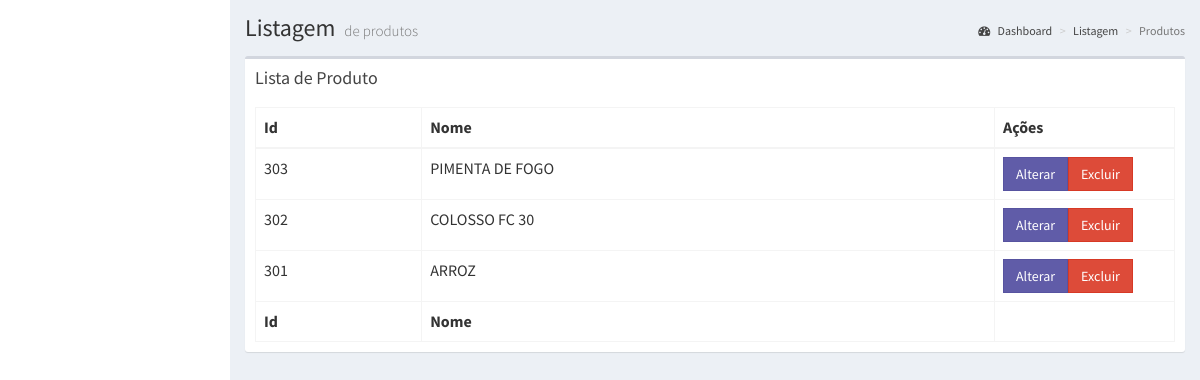
Page /controller/ProdutoController.php?q=listar (signed in) on the committed database.
### tables this page shows
CREATE TABLE `produto` (
  `id` int(11) NOT NULL,
  `nome` varchar(148) NOT NULL,
  `descricao` text NOT NULL,
  `preco` float(10,2) NOT NULL DEFAULT '0.00',
  `toxidade` int(11) NOT NULL DEFAULT '0',
  `ativado` tinyint(1) NOT NULL DEFAULT '1',
  `imagemprincipal` varchar(100) DEFAULT '../imagens/noimg.png',
  `categoria_id` int(11) NOT NULL,
  `datacriacao` date DEFAULT NULL,
  `dataexclusao` date DEFAULT NULL,
  `dataultimaalteracao` date DEFAULT NULL,
  `usuario_id` int(11) NOT NULL
);

### model/Produto.php (called while the page is built, shortened)
<?php
require_once("Banco.php");
class Produto extends Banco
{
    function listarProduto()
    {
        $this->tabela = "produto";
        $this->campos = array("id", "nome", "descricao", "categoria_id");
        $this->condicao = "ativado = 1 ";
        $this->subQntColunasConsulTabela = 2;
        $this->listar();
    }
}

### model/Banco.php (the view, shortened to what this page needs)
<?php
class Banco
{
    public $tabela;
    public $campos;
    public $condicao;
    public $subQntColunasConsulTabela;
    private function conexao()
    {
        $this->host = "localhost";
        $this->banco = "consu734_chem_test";
        $this->usuario = "root";
        $this->senha = "";
        if (mysqli_connect($this->host, $this->usuario, $this->senha, $this->banco)) {
            return mysqli_connect($this->host, $this->usuario, $this->senha, $this->banco);
        } else {
            echo "Erro na conexao do banco";
            die();
        }
    }
    public function listar()
    {
        $this->sql = "SELECT * FROM " . $this->tabela . " WHERE " . $this->condicao . " order by id desc";
        $this->query = mysqli_query($this->conexao(), $this->sql);
        if (mysqli_num_rows($this->query) > 0) {
            $this->gerarHeadPaginas();
            echo "
<body>
<div class='content-wrapper'>
";
            $this->gerarCabecarioTabelaAdmin($this->tabela);
            $stringParametros = "";
            $cont = count($this->campos);
            for ($i = 0; $i < $cont - $this->subQntColunasConsulTabela; $i++) {
                echo "<th>" . ucfirst(str_replace("_", " ",$this->campos[$i])) . "</th>";
            }
            echo "<th>Ações</th>";
            echo " </tr>
                </thead>";
            echo "<tbody>";
            while ($r = mysqli_fetch_array($this->query, MYSQLI_ASSOC)) {
                echo "<tr>";
                for ($i = 0; $i < count($this->campos) - $this->subQntColunasConsulTabela; $i++) {
                    echo strtoupper("<td>" . str_replace("_", " ", $r[$this->campos[$i]]) . "</td>");
                }
                for ($i = 0; $i < $cont; $i++) {
                    if ($i < $cont - 1) {
                        $stringParametros .= $this->campos[$i] . "=" . $r[$this->campos[$i]] . "&";
                    } else {
                        $stringParametros .= $this->campos[$i] . "=" . $r[$this->campos[$i]];
                    }
                }
                echo "<td style='width:180px;'>";
                if ($this->tabela != "pergunta") {
                    echo "<a class='btn btn-flat bg-purple' style='border-color: #5753a0; background-color: #605ca8 !important;' href='../view/frmAlterar" . ucfirst($this->tabela) . ".php?" . $stringParametros . "'>Alterar</a>";
                }
                $stringParametros = "";
                echo "<a class='btn btn-flat btn-danger' href='../controller/" . ucfirst($this->tabela) . "Controller.php?q=excluir&id=" . $r[$this->campos[0]] . "'>Excluir</a>";
                echo "</tr>";
            }
            echo "    </tbody>";
            echo "
            <tfoot><tr>
                      ";
            $cont = count($this->campos);
            for ($i = 0; $i < $cont - $this->subQntColunasConsulTabela; $i++) {
                echo "
                        <th>" . ucfirst(str_replace("_", " ",$this->campos[$i])) . "</th> ";
            }
            echo " </tr>
                    </tfoot>
                  </table>
                </div>
              </div>
              </section>
              </div>
    <script src='../plugins/jQuery/jQuery-2.1.4.min.js'></script>
    <script src='../bootstrap/js/bootstrap.min.js'></script>
    <script src='../plugins/datatables/jquery.dataTables.min.js'></script>
    <script src='../plugins/datatables/dataTables.bootstrap.min.js'></script>
    <script src='../plugins/slimScroll/jquery.slimscroll.min.js'></script>
    <script src='../plugins/fastclick/fastclick.min.js'></script>
    <script src='../dist/js/app.min.js'></script>
    <script src='../dist/js/demo.js'></script>
    <script>
      $(function () {
        $('#tabela').DataTable({
        language: {
            lengthMenu: 'Mostrando _MENU_ registros por página',
            zeroRecords: 'Nada encontrado - me desculpe :(',
            info: 'Mostrando a página  _PAGE_  de  _PAGES_',
            infoEmpty: 'Sem registros disponíveis',
            infoFiltered: '(filtrado de um total de _MAX_ registros)',
            search: 'Procurar: ',
            paginate: {
        first: 'Primeiro',
        last: 'Ultimo',
        next: 'Próximo',
        previous: 'Anterior'
    }
        }
        });
//        $('#tabela').DataTable({
//          'paging': false,
//          'lengthChange': false,
//          'searching': false,
//          'ordering': false,
//          'info': false,
//          'autoWidth': false
//
//        });
      });
    </script>
             </body>
              </html>";
        }
    }
    public function gerarHeadPaginas()
    {
        echo "<html>
    <head>
        <meta content='width=device-width, initial-scale=1, maximum-scale=1, user-scalable=no' name='viewport' content=\"no-cache\">
        <link rel='stylesheet' href='../bootstrap/css/bootstrap.min.css'>
        <link rel='stylesheet' href='https://maxcdn.bootstrapcdn.com/font-awesome/4.4.0/css/font-awesome.min.css'>
        <link rel='stylesheet' href='https://code.ionicframework.com/ionicons/2.0.1/css/ionicons.min.css'>
        <link rel='stylesheet' href='../dist/css/AdminLTE.min.css'>
        <link rel='stylesheet' href='../dist/css/skins/_all-skins.min.css'>
        <link rel='stylesheet' href='../plugins/iCheck/flat/blue.css'>
        <link rel='stylesheet' href='../plugins/datepicker/datepicker3.css'>
        <link rel='stylesheet' href='../plugins/daterangepicker/daterangepicker-bs3.css'>
        <link rel='stylesheet' href='../plugins/bootstrap-wysihtml5/bootstrap3-wysihtml5.min.css'>
        <style>
            #tabela_filter {
                text-align: right !important;
            }
            .active a{
            background-color: #605ca8 !important;
            border-color: #6662af !important;
            }
        </style>
    </head>";
    }
    public function gerarCabecarioTabelaAdmin($tabela)
    {
        echo "<section class='content-header'>
          <h1>
            Listagem
            <small>de " . $tabela . "s</small>
          </h1>
          <ol class='breadcrumb'>
            <li><a href='#'><i class='fa fa-dashboard'></i> Dashboard</a></li>
            <li><a href='#'>Listagem</a></li>
            <li class='active'>" . ucfirst($tabela) . "s</li>
          </ol>
        </section>
        <section class='content'>
<div class='box'>
                <div class='box-header'>
                  <h3 class='box-title'>Lista de " . ucfirst($tabela) . "</h3>
                </div>
                <div class='box-body'>
                  <table id='tabela' class='table table-bordered table-hover'>
                    <thead>
                      <tr>
                      ";
    }
}

### rows in the picture
produto: id "303", nome "PIMENTA DE FOGO"
produto: id "302", nome "COLOSSO FC 30"
produto: id "301", nome "ARROZ"

### other values in the picture
$tabela "produto"
$tabela "Produto"
str_replace("_", " ",$this->campos[$i]) "Id"
str_replace("_", " ",$this->campos[$i]) "Nome"
